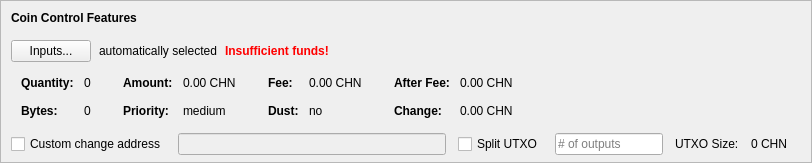
    <widget class="QFrame" name="frameCoinControl">
     <property name="sizePolicy">
      <sizepolicy hsizetype="Expanding" vsizetype="Expanding">
       <horstretch>0</horstretch>
       <verstretch>0</verstretch>
      </sizepolicy>
     </property>
     <property name="maximumSize">
      <size>
       <width>16777215</width>
       <height>16777215</height>
      </size>
     </property>
     <property name="frameShape">
      <enum>QFrame::StyledPanel</enum>
     </property>
     <property name="frameShadow">
      <enum>QFrame::Sunken</enum>
     </property>
     <layout class="QVBoxLayout" name="verticalLayoutCoinControl2">
      <property name="spacing">
       <number>0</number>
      </property>
      <property name="leftMargin">
       <number>0</number>
      </property>
      <property name="topMargin">
       <number>0</number>
      </property>
      <property name="rightMargin">
       <number>0</number>
      </property>
      <property name="bottomMargin">
       <number>6</number>
      </property>
      <item>
       <layout class="QVBoxLayout" name="verticalLayoutCoinControl" stretch="0,0,0,0,1">
        <property name="spacing">
         <number>0</number>
        </property>
        <property name="leftMargin">
         <number>10</number>
        </property>
        <property name="topMargin">
         <number>10</number>
        </property>
        <item>
         <layout class="QHBoxLayout" name="horizontalLayoutCoinControl1">
          <property name="bottomMargin">
           <number>15</number>
          </property>
          <item>
           <widget class="QLabel" name="labelCoinControlFeatures">
            <property name="sizePolicy">
             <sizepolicy hsizetype="Preferred" vsizetype="Maximum">
              <horstretch>0</horstretch>
              <verstretch>0</verstretch>
             </sizepolicy>
            </property>
            <property name="font">
             <font>
              <weight>75</weight>
              <bold>true</bold>
             </font>
            </property>
            <property name="styleSheet">
             <string notr="true">font-weight:bold;</string>
            </property>
            <property name="text">
             <string>Coin Control Features</string>
            </property>
           </widget>
          </item>
         </layout>
        </item>
        <item>
         <layout class="QHBoxLayout" name="horizontalLayoutCoinControl2" stretch="0,0,0,0">
          <property name="spacing">
           <number>8</number>
          </property>
          <property name="bottomMargin">
           <number>10</number>
          </property>
          <item>
           <widget class="QPushButton" name="pushButtonCoinControl">
            <property name="styleSheet">
             <string notr="true"/>
            </property>
            <property name="text">
             <string>Inputs...</string>
            </property>
            <property name="autoDefault">
             <bool>false</bool>
            </property>
           </widget>
          </item>
          <item>
           <widget class="QLabel" name="labelCoinControlAutomaticallySelected">
            <property name="text">
             <string>automatically selected</string>
            </property>
            <property name="margin">
             <number>5</number>
            </property>
           </widget>
          </item>
          <item>
           <widget class="QLabel" name="labelCoinControlInsuffFunds">
            <property name="font">
             <font>
              <weight>75</weight>
              <bold>true</bold>
             </font>
            </property>
            <property name="styleSheet">
             <string notr="true">color:red;font-weight:bold;</string>
            </property>
            <property name="text">
             <string>Insufficient funds!</string>
            </property>
            <property name="margin">
             <number>5</number>
            </property>
           </widget>
          </item>
          <item>
           <spacer name="horizontalSpacerCoinControl">
            <property name="orientation">
             <enum>Qt::Horizontal</enum>
            </property>
            <property name="sizeHint" stdset="0">
             <size>
              <width>40</width>
              <height>1</height>
             </size>
            </property>
           </spacer>
          </item>
         </layout>
        </item>
        <item>
         <widget class="QWidget" name="widgetCoinControl" native="true">
          <property name="sizePolicy">
           <sizepolicy hsizetype="Preferred" vsizetype="Preferred">
            <horstretch>0</horstretch>
            <verstretch>0</verstretch>
           </sizepolicy>
          </property>
          <property name="minimumSize">
           <size>
            <width>0</width>
            <height>0</height>
           </size>
          </property>
          <property name="styleSheet">
           <string notr="true"/>
          </property>
          <layout class="QHBoxLayout" name="horizontalLayoutCoinControl5">
           <property name="leftMargin">
            <number>0</number>
           </property>
           <property name="topMargin">
            <number>0</number>
           </property>
           <property name="rightMargin">
            <number>0</number>
           </property>
           <property name="bottomMargin">
            <number>0</number>
           </property>
           <item>
            <layout class="QHBoxLayout" name="horizontalLayoutCoinControl3" stretch="0,0,0,1">
             <property name="spacing">
              <number>20</number>
             </property>
             <property name="topMargin">
              <number>0</number>
             </property>
             <property name="bottomMargin">
              <number>10</number>
             </property>
             <item>
              <layout class="QFormLayout" name="formLayoutCoinControl1">
               <property name="horizontalSpacing">
                <number>10</number>
               </property>
               <property name="verticalSpacing">
                <number>14</number>
               </property>
               <property name="leftMargin">
                <number>10</number>
               </property>
               <property name="topMargin">
                <number>4</number>
               </property>
               <property name="rightMargin">
                <number>6</number>
               </property>
               <item row="0" column="0">
                <widget class="QLabel" name="labelCoinControlQuantityText">
                 <property name="font">
                  <font>
                   <weight>75</weight>
                   <bold>true</bold>
                  </font>
                 </property>
                 <property name="text">
                  <string>Quantity:</string>
                 </property>
                 <property name="margin">
                  <number>0</number>
                 </property>
                </widget>
               </item>
               <item row="0" column="1">
                <widget class="QLabel" name="labelCoinControlQuantity">
                 <property name="cursor">
                  <cursorShape>IBeamCursor</cursorShape>
                 </property>
                 <property name="contextMenuPolicy">
                  <enum>Qt::ActionsContextMenu</enum>
                 </property>
                 <property name="text">
                  <string notr="true">0</string>
                 </property>
                 <property name="margin">
                  <number>0</number>
                 </property>
                 <property name="textInteractionFlags">
                  <set>Qt::LinksAccessibleByMouse|Qt::TextSelectableByKeyboard|Qt::TextSelectableByMouse</set>
                 </property>
                </widget>
               </item>
               <item row="1" column="0">
                <widget class="QLabel" name="labelCoinControlBytesText">
                 <property name="font">
                  <font>
                   <weight>75</weight>
                   <bold>true</bold>
                  </font>
                 </property>
                 <property name="text">
                  <string>Bytes:</string>
                 </property>
                </widget>
               </item>
               <item row="1" column="1">
                <widget class="QLabel" name="labelCoinControlBytes">
                 <property name="cursor">
                  <cursorShape>IBeamCursor</cursorShape>
                 </property>
                 <property name="contextMenuPolicy">
                  <enum>Qt::ActionsContextMenu</enum>
                 </property>
                 <property name="text">
                  <string notr="true">0</string>
                 </property>
                 <property name="textInteractionFlags">
                  <set>Qt::LinksAccessibleByMouse|Qt::TextSelectableByKeyboard|Qt::TextSelectableByMouse</set>
                 </property>
                </widget>
               </item>
              </layout>
             </item>
             <item>
              <layout class="QFormLayout" name="formLayoutCoinControl2">
               <property name="horizontalSpacing">
                <number>10</number>
               </property>
               <property name="verticalSpacing">
                <number>14</number>
               </property>
               <property name="leftMargin">
                <number>6</number>
               </property>
               <property name="topMargin">
                <number>4</number>
               </property>
               <property name="rightMargin">
                <number>6</number>
               </property>
               <item row="0" column="0">
                <widget class="QLabel" name="labelCoinControlAmountText">
                 <property name="font">
                  <font>
                   <weight>75</weight>
                   <bold>true</bold>
                  </font>
                 </property>
                 <property name="text">
                  <string>Amount:</string>
                 </property>
                 <property name="margin">
                  <number>0</number>
                 </property>
                </widget>
               </item>
               <item row="0" column="1">
                <widget class="QLabel" name="labelCoinControlAmount">
                 <property name="cursor">
                  <cursorShape>IBeamCursor</cursorShape>
                 </property>
                 <property name="contextMenuPolicy">
                  <enum>Qt::ActionsContextMenu</enum>
                 </property>
                 <property name="text">
                  <string notr="true">0.00 CHN</string>
                 </property>
                 <property name="textInteractionFlags">
                  <set>Qt::LinksAccessibleByMouse|Qt::TextSelectableByKeyboard|Qt::TextSelectableByMouse</set>
                 </property>
                </widget>
               </item>
               <item row="1" column="0">
                <widget class="QLabel" name="labelCoinControlPriorityText">
                 <property name="font">
                  <font>
                   <weight>75</weight>
                   <bold>true</bold>
                  </font>
                 </property>
                 <property name="text">
                  <string>Priority:</string>
                 </property>
                </widget>
               </item>
               <item row="1" column="1">
                <widget class="QLabel" name="labelCoinControlPriority">
                 <property name="cursor">
                  <cursorShape>IBeamCursor</cursorShape>
                 </property>
                 <property name="contextMenuPolicy">
                  <enum>Qt::ActionsContextMenu</enum>
                 </property>
                 <property name="text">
                  <string>medium</string>
                 </property>
                 <property name="textInteractionFlags">
                  <set>Qt::LinksAccessibleByMouse|Qt::TextSelectableByKeyboard|Qt::TextSelectableByMouse</set>
                 </property>
                </widget>
               </item>
              </layout>
             </item>
             <item>
              <layout class="QFormLayout" name="formLayoutCoinControl3">
               <property name="horizontalSpacing">
                <number>10</number>
               </property>
               <property name="verticalSpacing">
                <number>14</number>
               </property>
               <property name="leftMargin">
                <number>6</number>
               </property>
               <property name="topMargin">
                <number>4</number>
               </property>
               <property name="rightMargin">
                <number>6</number>
               </property>
               <item row="0" column="0">
                <widget class="QLabel" name="labelCoinControlFeeText">
                 <property name="font">
                  <font>
                   <weight>75</weight>
                   <bold>true</bold>
                  </font>
                 </property>
                 <property name="text">
                  <string>Fee:</string>
                 </property>
                 <property name="margin">
                  <number>0</number>
                 </property>
                </widget>
               </item>
               <item row="0" column="1">
                <widget class="QLabel" name="labelCoinControlFee">
                 <property name="cursor">
                  <cursorShape>IBeamCursor</cursorShape>
                 </property>
                 <property name="contextMenuPolicy">
                  <enum>Qt::ActionsContextMenu</enum>
                 </property>
                 <property name="text">
                  <string notr="true">0.00 CHN</string>
                 </property>
                 <property name="textInteractionFlags">
                  <set>Qt::LinksAccessibleByMouse|Qt::TextSelectableByKeyboard|Qt::TextSelectableByMouse</set>
                 </property>
                </widget>
               </item>
               <item row="1" column="0">
                <widget class="QLabel" name="labelCoinControlLowOutputText">
                 <property name="font">
                  <font>
                   <weight>75</weight>
                   <bold>true</bold>
                  </font>
                 </property>
                 <property name="text">
                  <string>Dust:</string>
                 </property>
                </widget>
               </item>
               <item row="1" column="1">
                <widget class="QLabel" name="labelCoinControlLowOutput">
                 <property name="cursor">
                  <cursorShape>IBeamCursor</cursorShape>
                 </property>
                 <property name="contextMenuPolicy">
                  <enum>Qt::ActionsContextMenu</enum>
                 </property>
                 <property name="text">
                  <string>no</string>
                 </property>
                 <property name="textInteractionFlags">
                  <set>Qt::LinksAccessibleByMouse|Qt::TextSelectableByKeyboard|Qt::TextSelectableByMouse</set>
                 </property>
                </widget>
               </item>
              </layout>
             </item>
             <item>
              <layout class="QFormLayout" name="formLayoutCoinControl4">
               <property name="horizontalSpacing">
                <number>10</number>
               </property>
               <property name="verticalSpacing">
                <number>14</number>
               </property>
               <property name="leftMargin">
                <number>6</number>
               </property>
               <property name="topMargin">
                <number>4</number>
               </property>
               <property name="rightMargin">
                <number>6</number>
               </property>
               <item row="0" column="0">
                <widget class="QLabel" name="labelCoinControlAfterFeeText">
                 <property name="font">
                  <font>
                   <weight>75</weight>
                   <bold>true</bold>
                  </font>
                 </property>
                 <property name="text">
                  <string>After Fee:</string>
                 </property>
                 <property name="margin">
                  <number>0</number>
                 </property>
                </widget>
               </item>
               <item row="0" column="1">
                <widget class="QLabel" name="labelCoinControlAfterFee">
                 <property name="cursor">
                  <cursorShape>IBeamCursor</cursorShape>
                 </property>
                 <property name="contextMenuPolicy">
                  <enum>Qt::ActionsContextMenu</enum>
                 </property>
                 <property name="text">
                  <string notr="true">0.00 CHN</string>
                 </property>
                 <property name="textInteractionFlags">
                  <set>Qt::LinksAccessibleByMouse|Qt::TextSelectableByKeyboard|Qt::TextSelectableByMouse</set>
                 </property>
                </widget>
               </item>
               <item row="1" column="0">
                <widget class="QLabel" name="labelCoinControlChangeText">
                 <property name="font">
                  <font>
                   <weight>75</weight>
                   <bold>true</bold>
                  </font>
                 </property>
                 <property name="text">
                  <string>Change:</string>
                 </property>
                </widget>
               </item>
               <item row="1" column="1">
                <widget class="QLabel" name="labelCoinControlChange">
                 <property name="cursor">
                  <cursorShape>IBeamCursor</cursorShape>
                 </property>
                 <property name="contextMenuPolicy">
                  <enum>Qt::ActionsContextMenu</enum>
                 </property>
                 <property name="text">
                  <string notr="true">0.00 CHN</string>
                 </property>
                 <property name="textInteractionFlags">
                  <set>Qt::LinksAccessibleByMouse|Qt::TextSelectableByKeyboard|Qt::TextSelectableByMouse</set>
                 </property>
                </widget>
               </item>
              </layout>
             </item>
            </layout>
           </item>
          </layout>
         </widget>
        </item>
        <item>
         <layout class="QHBoxLayout" name="horizontalLayoutCoinControl4" stretch="0,0,0,0,0,0,0">
          <property name="spacing">
           <number>12</number>
          </property>
          <property name="sizeConstraint">
           <enum>QLayout::SetDefaultConstraint</enum>
          </property>
          <property name="topMargin">
           <number>5</number>
          </property>
          <property name="rightMargin">
           <number>5</number>
          </property>
          <item>
           <widget class="QCheckBox" name="checkBoxCoinControlChange">
            <property name="toolTip">
             <string>If this is activated, but the change address is empty or invalid, change will be sent to a newly generated address.</string>
            </property>
            <property name="text">
             <string>Custom change address</string>
            </property>
           </widget>
          </item>
          <item>
           <widget class="QValidatedLineEdit" name="lineEditCoinControlChange">
            <property name="enabled">
             <bool>false</bool>
            </property>
            <property name="sizePolicy">
             <sizepolicy hsizetype="Expanding" vsizetype="Fixed">
              <horstretch>0</horstretch>
              <verstretch>0</verstretch>
             </sizepolicy>
            </property>
           </widget>
          </item>
          <item>
           <widget class="QCheckBox" name="splitBlockCheckBox">
            <property name="text">
             <string>Split UTXO</string>
            </property>
           </widget>
          </item>
          <item>
           <widget class="QLineEdit" name="splitBlockLineEdit">
            <property name="sizePolicy">
             <sizepolicy hsizetype="Fixed" vsizetype="Fixed">
              <horstretch>50</horstretch>
              <verstretch>0</verstretch>
             </sizepolicy>
            </property>
            <property name="placeholderText">
             <string># of outputs</string>
            </property>
           </widget>
          </item>
          <item>
           <widget class="QLabel" name="labelBlockSizeText">
            <property name="text">
             <string>UTXO Size:</string>
            </property>
           </widget>
          </item>
          <item>
           <widget class="QLabel" name="labelBlockSize">
            <property name="text">
             <string>0 CHN</string>
            </property>
           </widget>
          </item>
          <item>
           <widget class="QLabel" name="labelCoinControlChangeLabel">
            <property name="sizePolicy">
             <sizepolicy hsizetype="Preferred" vsizetype="Expanding">
              <horstretch>0</horstretch>
              <verstretch>0</verstretch>
             </sizepolicy>
            </property>
            <property name="minimumSize">
             <size>
              <width>0</width>
              <height>0</height>
             </size>
            </property>
            <property name="text">
             <string/>
            </property>
            <property name="margin">
             <number>3</number>
            </property>
           </widget>
          </item>
         </layout>
        </item>
        <item>
         <spacer name="verticalSpacerCoinControl">
          <property name="orientation">
           <enum>Qt::Vertical</enum>
          </property>
          <property name="sizeHint" stdset="0">
           <size>
            <width>800</width>
            <height>1</height>
           </size>
          </property>
         </spacer>
        </item>
       </layout>
      </item>
     </layout>
    </widget>
